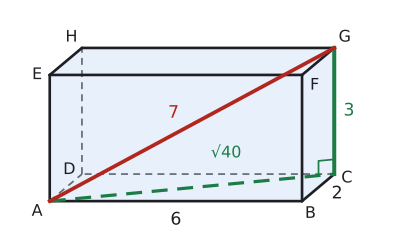

This figure's Python source:
import sys; sys.path.insert(0, "tools")
from cizim import *

# Eğik izdüşüm: genişlik (x) ve yükseklik (z) gerçek ölçüde, derinlik (y) yarıya kısaltılmış ve 40° eğik.
KD, TETA = 0.5, np.radians(40)
CX, SY = KD * np.cos(TETA), KD * np.sin(TETA)
GOZ = np.array([CX, -1.0, SY])  # bakan göze doğru yön

def P(p):
    x, y, z = p
    return np.array([x + CX * y, z + SY * y])

def prizma(ax, taban, v, renkler=None, lw=2.0):
    """taban: dışbükey çokgenin 3B köşeleri, v: öteleme vektörü (yanal ayrıt). Görünmeyen ayrıtlar kesikli."""
    taban = [np.array(t, float) for t in taban]; v = np.array(v, float); n = len(taban)
    ust = [t + v for t in taban]; merkez = sum(taban) / n + v / 2
    yuzler = [list(range(n)), list(range(n, 2 * n))] + [[i, (i + 1) % n, n + (i + 1) % n, n + i] for i in range(n)]
    kose = taban + ust; gorunur = []
    for y in yuzler:
        a, b, c = kose[y[0]], kose[y[1]], kose[y[2]]
        nor = np.cross(b - a, c - a)
        if np.dot(nor, sum(kose[i] for i in y) / len(y) - merkez) < 0: nor = -nor
        gorunur.append(np.dot(nor, GOZ) > 1e-9)
    renkler = renkler or {}
    for k, y in enumerate(yuzler):
        if k in renkler and gorunur[k]:
            ax.add_patch(patches.Polygon([P(kose[i]) for i in y], closed=True, facecolor=renkler[k], edgecolor="none", zorder=1))
    kenarlar = {}
    for k, y in enumerate(yuzler):
        for j in range(len(y)):
            e = tuple(sorted((y[j], y[(j + 1) % len(y)])))
            kenarlar[e] = kenarlar.get(e, False) or gorunur[k]
    for (i, j), g in kenarlar.items():
        a, b = P(kose[i]), P(kose[j])
        if g: ax.plot([a[0], b[0]], [a[1], b[1]], color=YAZI, lw=lw, zorder=4, solid_capstyle="round")
        else: ax.plot([a[0], b[0]], [a[1], b[1]], color=SOLUK, lw=1.3, ls=(0, (4, 3)), zorder=2)
    return kose

def cizgi(ax, p, q, renk=KIRMIZI, lw=2.4, ls="-", z=5):
    a, b = P(p), P(q); ax.plot([a[0], b[0]], [a[1], b[1]], color=renk, lw=lw, ls=ls, zorder=z)

def yaz(ax, p, s, dx=0.0, dy=0.0, renk=YAZI, boy=13, **kw):
    q = P(p); ax.text(q[0] + dx, q[1] + dy, s, ha=kw.pop("ha", "center"), va=kw.pop("va", "center"), color=renk, fontsize=boy, zorder=7, **kw)

def dik(ax, k, u, w, r=0.4, renk=YAZI):
    k, u, w = np.array(k, float), np.array(u, float), np.array(w, float)
    u = u / np.linalg.norm(u); w = w / np.linalg.norm(w)
    pts = [P(k + r * u), P(k + r * u + r * w), P(k + r * w)]
    ax.plot([p[0] for p in pts], [p[1] for p in pts], color=renk, lw=1.3, zorder=6)

def bitir(ax, pay=0.6):
    ax.set_aspect("equal"); ax.axis("off"); ax.autoscale_view(); ax.margins(0.04)
# 6 × 2 × 3 dikdörtgenler prizması; taban köşegeni AC, cisim köşegeni AG
a, b, c = 6, 2, 3
fig, ax = sekil(5.2, 3.8)
k = prizma(ax, [(0, 0, 0), (a, 0, 0), (a, b, 0), (0, b, 0)], (0, 0, c), renkler={1: MAVI_ACIK, 2: MAVI_ACIK, 3: MAVI_ACIK})
ad = ["A", "B", "C", "D", "E", "F", "G", "H"]
kay = [(-0.3, -0.25), (0.2, -0.3), (0.3, -0.1), (-0.3, 0.1), (-0.3, 0.0), (0.0, 0.0), (0.25, 0.25), (-0.25, 0.25)]
kay[5] = (0.3, -0.25)
for p, s, (dx, dy) in zip(k, ad, kay): yaz(ax, p, s, dx, dy, boy=12)
cizgi(ax, (0, 0, 0), (a, b, 0), renk=YESIL, lw=2.4, ls=(0, (5, 3)))
cizgi(ax, (a, b, 0), (a, b, c), renk=YESIL, lw=3)
cizgi(ax, (0, 0, 0), (a, b, c), renk=KIRMIZI, lw=2.8)
dik(ax, (a, b, 0), (0, 0, 1), (-a, -b, 0), r=0.35, renk=YESIL)
yaz(ax, (a / 2, 0, 0), "6", dy=-0.45)
yaz(ax, (a, b / 2, 0), "2", dx=0.45, dy=-0.15)
yaz(ax, (a, b, c / 2), "3", dx=0.35, renk=YESIL)
yaz(ax, (a * 0.62, b * 0.62, 0), "√40", dy=0.75, renk=YESIL, boy=12)
yaz(ax, (a * 0.45, b * 0.45, c * 0.45), "7", dx=-0.1, dy=0.45, renk=KIRMIZI)
ax.set_xlim(-1, 8.2); ax.set_ylim(-1, 4.6)
ax.set_aspect("equal"); ax.axis("off")
kaydet(fig, __file__)
